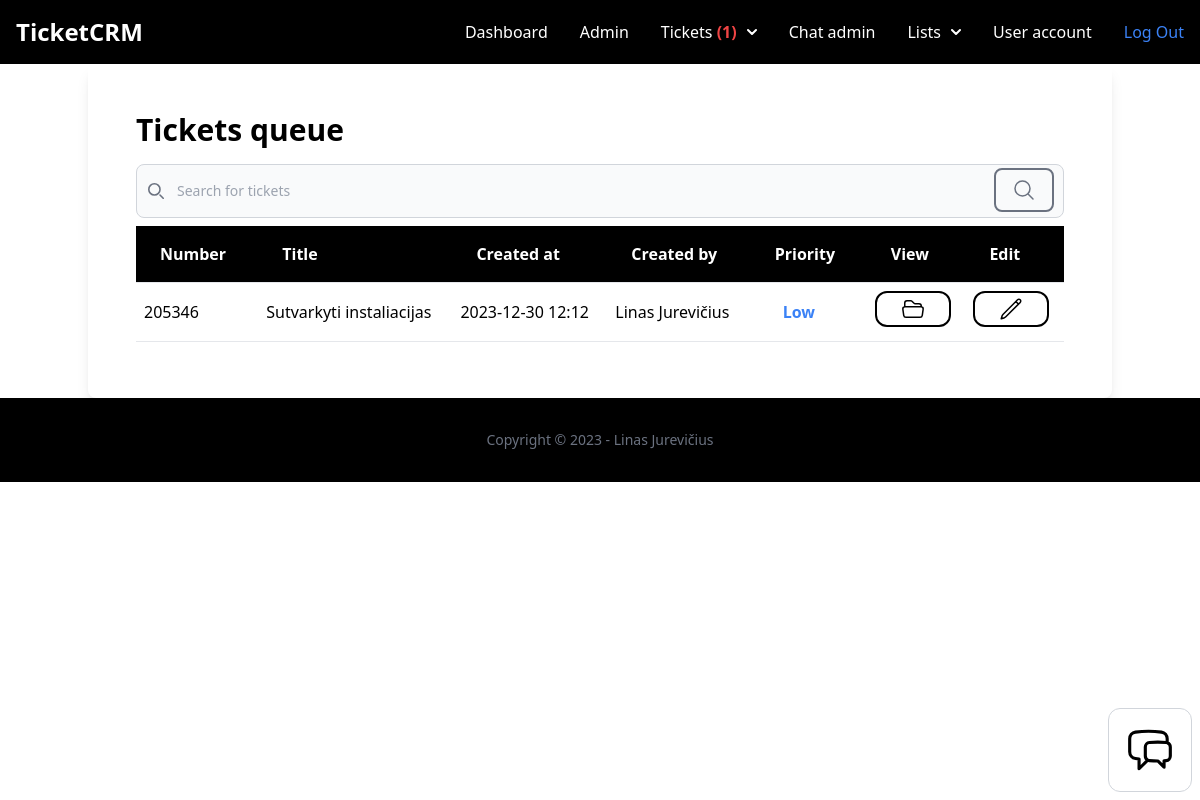
The app's page /dashboard/tickets/queue/ (signed in), older data.
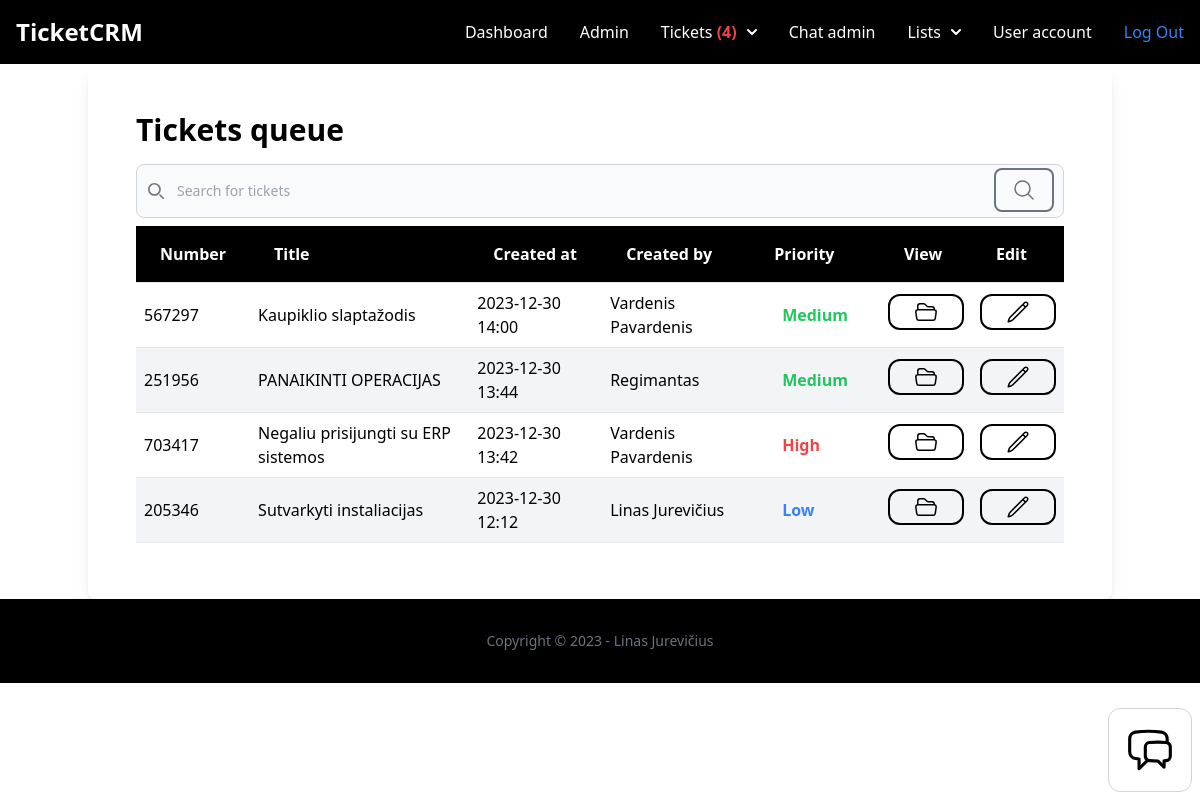
The same page, newer data.
### ticket/models.py (models this page shows, shortened)
class Ticket(models.Model):
    ACTIVE = 'active'
    COMPLETED = 'completed'
    PENDING = 'pending'
    CHOICES_STATUS = (
        (ACTIVE, 'Active'),
        (COMPLETED, 'Completed'),
        (PENDING, 'Pending'),
    )
    LOW = 'low'
    MEDIUM = 'medium'
    HIGH = 'high'
    CHOICES_PRIORITY = (
        (LOW, 'Low'),
        (MEDIUM, 'Medium'),
        (HIGH, 'High'),
    )
    ticket_number = models.CharField(max_length=15, unique=True)
    title = models.CharField(max_length=100)
    description = models.TextField(blank=True, null=True)
    created_by = models.ForeignKey(User, related_name='tickets', on_delete=models.CASCADE)
    created_at = models.DateTimeField(auto_now_add=True)
    modified_at = models.DateTimeField(auto_now=True)
    assign_to = models.ForeignKey(User, on_delete=models.DO_NOTHING, null=True, blank=True)
    is_resolved = models.BooleanField(default=False)
    accepted_at = models.DateTimeField(null=True, blank=True)
    closed_at = models.DateTimeField(null=True, blank=True)
    status = models.CharField(max_length=15, choices=CHOICES_STATUS, default=PENDING)
    priority = models.CharField(max_length=15, choices=CHOICES_PRIORITY, default=MEDIUM)
    solution = models.TextField(blank=True, null=True)
    class Meta:
        ordering = ['-created_at', 'priority', 'ticket_number']

### user/models.py (models this page shows)
class User(AbstractUser):
    phone = models.TextField(blank=True, null=True)
    is_customer = models.BooleanField(default=True)
    is_manager = models.BooleanField(default=False)

### ticket/views.py (the view)
# urls.py: path('queue/', views.ticket_queue, name='queue'),
@login_required
def ticket_queue(request):
    if request.user.is_manager:
        tickets = Ticket.objects.filter(status='pending')
        return render(request, 'ticket/tickets_queue.html', {
            'tickets': tickets
        })
    else:
        messages.error(request, 'You have no access to the page')
        return redirect('dashboard:index')

### chat/context_processors.py (called while the page is built)
def chat_waiting(request):
    waiting_chat = Room.objects.filter(status='waiting')
    return {'waiting_chat': waiting_chat}

### team/context_processors.py (called while the page is built)
def active_team(request):
    if request.user.is_authenticated:
        if request.user.userprofile.active_team:
            active_team = request.user.userprofile.active_team
        else:
            active_team = Team.objects.filter(created_by=request.user)[0]
    else:
        active_team = None
    return {'active_team': active_team}

### ticket/context_processors.py (called while the page is built)
def pending_tickets(request):
    pending_tickets = 0
    if request.user.is_authenticated:
        if request.user.is_manager:
            pending_tickets = Ticket.objects.filter(status='pending')
        else:
            pending_tickets = pending_tickets
    else:
        pending_tickets = pending_tickets
    return {'pending_tickets': pending_tickets}

def workspace_tickets(request):
    if request.user.is_authenticated:
        workspace_tickets = Ticket.objects.filter(assign_to=request.user, is_resolved=False)
    else:
        workspace_tickets = 0
    return {'workspace_tickets': workspace_tickets}

### ticket/templates/ticket/tickets_queue.html (shortened to what the changed rows need)
{% extends 'app/base.html'  %}
{% block content %}
<div class="container mx-auto shadow-lg rounded-lg py-6 px-6">
    <div class="py-6 px-6">
        <h1 class="mb-4 font-semibold text-3xl">Tickets queue</h1>
        {% if tickets %}
        <div class="flex flex-col">
            <div class="overflow-x-auto sm:-mx-6 lg:-mx-8">
                <div class="inline-block min-w-full py-2 sm:px-6 lg:px-8">
                    <div class="overflow-hidden">
                        <table class="table-auto text-left w-full sortable">
                            <thead class="border-b bg-black font-semibold text-white dark:border-neutral-500">
                                <tr>
                                    <th scope="col" class="px-6 py-4">Number</th>
                                    <th scope="col" class="px-6 py-4">Title</th>
                                    <th scope="col" class="px-6 py-4">Created at</th>
                                    <th scope="col" class="px-6 py-4">Created by</th>
                                    <th scope="col" class="px-6 py-4">Priority</th>
                                    <th scope="col" class="px-6 py-4">View</th>
                                    <th scope="col" class="px-6 py-4">Edit</th>
                                </tr>
                            </thead>
                            <tbody>
                                {% for ticket in tickets %}
                                <tr class="border-b dark:border-neutral-500 {% cycle 'bg-white' 'bg-gray-100' %}">
                                    <td class="py-2 px-2">{{ ticket.ticket_number }}</td>
                                    <td class="py-2 px-2">{{ ticket.title }}</td>
                                    <td class="py-2 px-2">{{ ticket.created_at|date:"Y-m-d H:i" }}</td>
                                    <td class="py-2 px-2">
                                        {% if ticket.created_by.first_name %}
                                        {% if ticket.created_by.last_name %}
                                        {{ ticket.created_by.first_name }} {{ ticket.created_by.last_name }}
                                        {% else %}
                                        {{ ticket.created_by }}
                                        {% endif %}
                                        {% else %}
                                        {{ ticket.created_by }}
                                        {% endif %}
                                    </td>
                                    <td class="px-2">
                                        {% if ticket.priority == 'low' %}
                                        <span class="inline-block py-1 px-6 font-semibold text-blue-500 text-center">{{ ticket.get_priority_display }}</span>
                                        {% elif ticket.priority == 'medium' %}
                                        <span class="inline-block py-1 px-6 font-semibold text-green-500 text-center">{{ ticket.get_priority_display }}</span>
                                        {% elif ticket.priority == 'high' %}
                                        <span class="inline-block py-1 px-6 font-semibold text-red-500 text-center">{{ ticket.get_priority_display }}</span>
                                        {% endif %}
                                    </td>
                                    <td class="py-2 px-2"><a href="{% url 'tickets:detail' ticket.id %}" class="inline-block border-2 border-black text-center py-1 px-6 rounded-xl font-semibold text-black">
                                    </a></td>
                                    <td class="py-2 px-2">
                                        {% if not ticket.is_resolved %}
                                        <a href="{% url 'tickets:edit' ticket.id %}" class="inline-block border-2 border-black text-center py-1 px-6 rounded-xl font-semibold text-black">
                                        </a>
                                        {% endif %}
                                    </td>
                                </tr>
                                {% endfor %}
                            </tbody>
                        </table>
                    </div>
                </div>
            </div>
        </div>
        {% else %}
        <p class="mt-6 px-2">There are no tickets in the database yet...</p>
        {% endif %}
    </div>
</div>
    {% endblock %}

Row changes from the older to the newer data that the page shows:
added Ticket: ticket_number "567297", title "Kaupiklio slaptažodis", created_at "2023-12-30 14:00", created_by.first_name "Vardenis", created_by.last_name "Pavardenis", priority "Medium", is_resolved False (drawn)
added Ticket: ticket_number "251956", title "PANAIKINTI OPERACIJAS", created_at "2023-12-30 13:44", created_by "Regimantas", priority "Medium", is_resolved False (drawn)
added Ticket: ticket_number "703417", title "Negaliu prisijungti su ERP sistemos", created_at "2023-12-30 13:42", created_by.first_name "Vardenis", created_by.last_name "Pavardenis", priority "High", is_resolved False (drawn)
Text that changed along with them:
{{ pending_tickets.count }}: "1" → "4"
